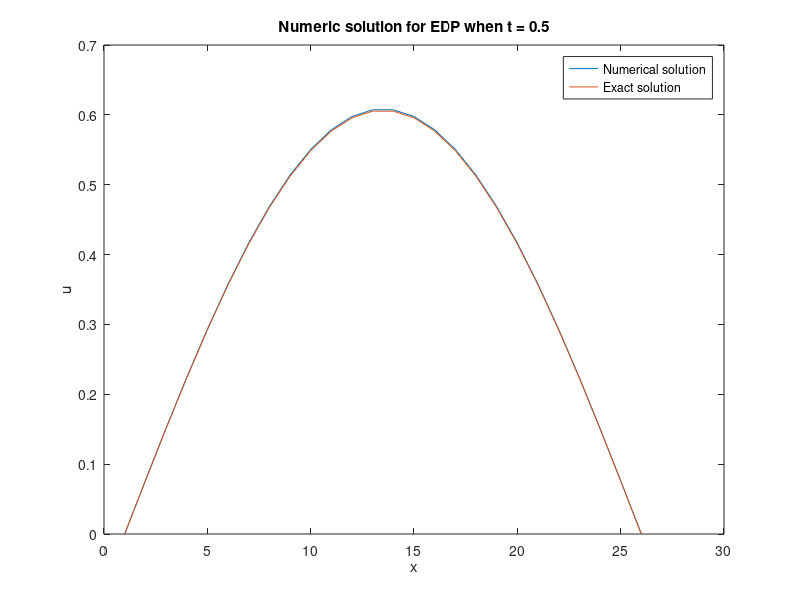

MATLAB code for this plot:
function [x, t, u] = btcs_1()
    % Solve exercise 1.
    [x, t, u] = btcs(1/pi^2, 0, 1, @f, @a, @b, 0.04, 0.01, 0.5);
    plot_u(x, 0.5, u)
end

function [x, t, u] = btcs(c, a, b, f, fa, fb, dx, dt, T)
    % Calculate the generic BTCS method.
    x = a:dx:b;
    x = x';
    [N_x, ~] = size(x);
    N_x = N_x - 1;
    u_0 = f(x(2:(end-1)));
    
    v = c*dt/dx^2;
    m = N_x - 1;
    A = A_matrix(v, m);
    
    t = 0:dt:T;
    t = t';
    [N_t, ~] = size(t);
    N_t = N_t - 1;
    u = zeros(m, N_t + 1);
    u(1:end, 1) = u_0;
    for i = 2:(N_t+1)
        i = i - 1;
        d = zeros(m, 1);
        d(1) = v*fa(i*dt);
        d(end) = v*fb(i*dt);
        u(1:end, i+1) = linsolve(A, u(1:end, i) + d);
    end
    u = [fa(t)'; u; fb(t)'];
end

function plot_u(x, T, u)
    % Plot the function through space.
    plot(u(:, end))
    hold on
    plot(cos(pi*(x - 1/2))*exp(-T))
    hold off
    title('Numeric solution for EDP when t = 0.5');
    xlabel('x') 
    ylabel('u')
    legend({'Numerical solution', 'Exact solution'}, ...
    'Location', 'northeast')
end

function A = A_matrix(v, m)
    % Compute the A matrix of recurrence.
    A = eye(m)*(1 + 2*v);
    A(1:(end-1), 2:end) = A(1:(end-1), 2:end) + eye(m-1)*(-v);
    A(2:end, 1:(end-1)) = A(2:end, 1:(end-1)) + eye(m-1)*(-v);
end

function y = f(x)
    % Compute f function.
    y = cos(pi*(x - 1/2));
end

function y = a(x)
    y = x - x;
end

function y = b(x)
    y = x - x;
end

